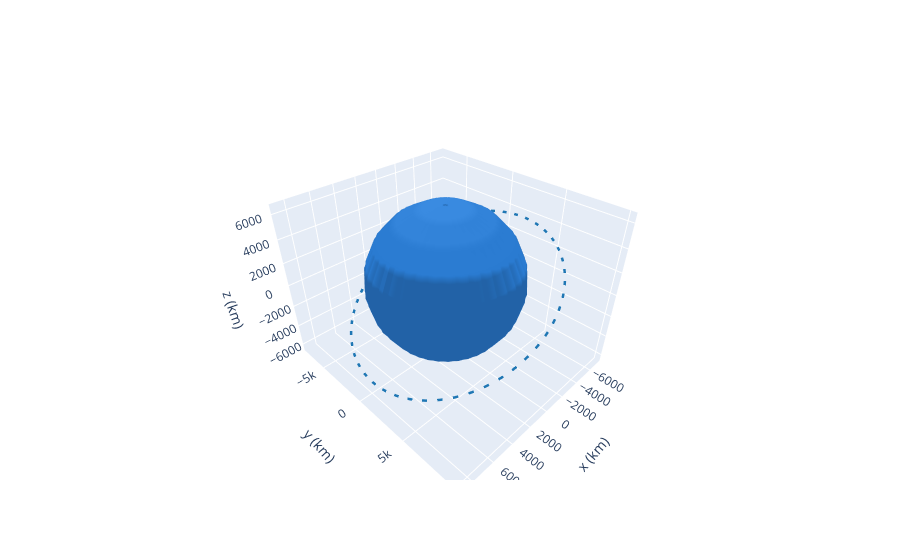

The code cell stored with this chart in its notebook:
### Code cell
ss.plot(label="Sample orbit", use_3d=True, interactive=True)

### Figure 1 — Plotly figure (JSON) as saved in the notebook; plotly's stock layout.template omitted (floating-point values rounded to 4 significant figures; data arrays with more than 128 entries replaced by an {"elided": "..."} marker saying what was removed)
{"data": [{"cauto": false, "cmax": 1, "cmin": 1, "colorscale": [[0, "#2a7bd1"], [1, "#2a7bd1"]], "name": "Earth", "showscale": false, "type": "surface", "x": {"elided": "20x20 float values"}, "y": {"elided": "20x20 float values"}, "z": {"elided": "20x20 float values"}}, {"line": {"color": "rgb(31, 119, 180)", "dash": "dash", "width": 5}, "mode": "lines", "name": "2021-09-24 11:25 (Sample orbit)", "type": "scatter3d", "x": {"elided": "150 float values"}, "y": {"elided": "150 float values"}, "z": {"elided": "150 float values"}}, {"cauto": false, "cmax": 1, "cmin": 1, "colorscale": [[0, "rgb(31, 119, 180)"], [1, "rgb(31, 119, 180)"]], "name": "2021-09-24 11:25 (Sample orbit)", "showscale": false, "type": "surface", "x": {"elided": "20x20 float values"}, "y": {"elided": "20x20 float values"}, "z": {"elided": "20x20 float values"}}, {"cauto": false, "cmax": 1, "cmin": 1, "colorscale": [[0, "#2a7bd1"], [1, "#2a7bd1"]], "name": "Earth", "showscale": false, "type": "surface", "x": {"elided": "20x20 float values"}, "y": {"elided": "20x20 float values"}, "z": {"elided": "20x20 float values"}}], "layout": {"autosize": true, "scene": {"aspectmode": "data", "xaxis": {"title": {"text": "x (km)"}}, "yaxis": {"title": {"text": "y (km)"}}, "zaxis": {"title": {"text": "z (km)"}}}}}
